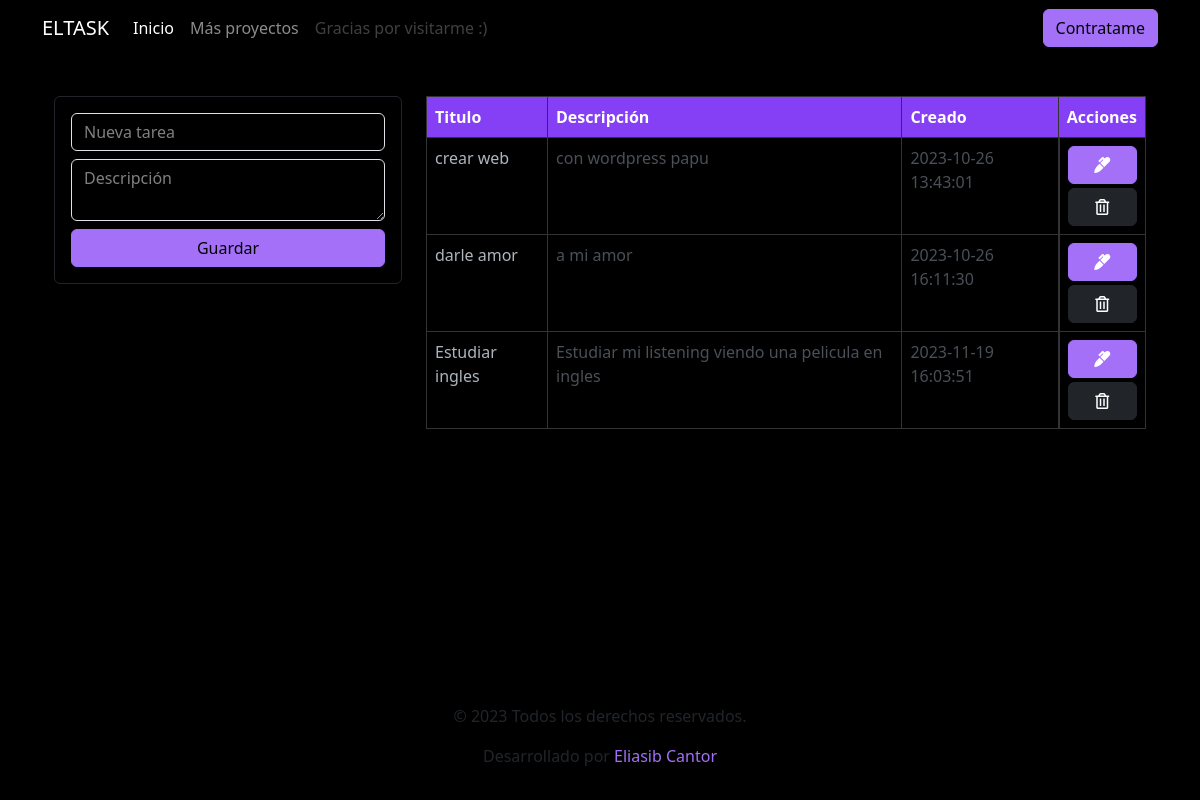
/app.php, run on the app's committed database.
### tables this page shows
CREATE TABLE `task` (
  `id` int(11) PRIMARY KEY NOT NULL,
  `title` varchar(255) NOT NULL,
  `description` text NOT NULL,
  `created_at` timestamp NOT NULL DEFAULT current_timestamp()
);

### app.php (the view, shortened to what this page needs)
<?php include("db.php") ?>
<?php include("includes/header.php") ?>
<div class="container p-4">
    <div class="row">
      <div class="col-md-4">
        <div class="card card-body bg-dark text-light mb-3 border border-warning">
            <form action="save_task.php" method="POST">
                <div class="form-group">
                    <input type="text" name="title" class="form-control bg-dark text-light" placeholder="Nueva tarea" autofocus>
                </div>
                <div class="form-group mt-2">
                 <textarea name="description" id="" rows="2" class="form-control bg-dark text-light" placeholder="Descripción"></textarea>
                </div>
                <input type="submit" class="btn btn-secondary  w-100 mt-2" name="save_task" value="Guardar">
            </form>
        </div>
      </div>
      <div class="col-md-8 mb-5">
          <table class="table table-dark table-bordered custom-table">
            <thead>
              <tr>
                <th class="bg-success">Titulo</th>
                <th class="bg-success">Descripción</th>
                <th class="bg-success">Creado</th>
                <th class="bg-success">Acciones</th>
              </tr>
              <tbody>
                <?php
                  $query = "SELECT * FROM task";
                  $result_tasks = mysqli_query($conn, $query);
                  while($row = mysqli_fetch_array($result_tasks)) { ?>
                      <tr>
                        <td class="text-waro"><?php echo $row['title'] ?></td>
                        <td class="text-war"><?php echo $row['description'] ?></td>
                        <td class="text-war"><?php echo $row['created_at'] ?></td>
                        <td class="d-flex flex-column">
                          <a href="edit.php?id=<?php echo $row['id']?>" class="btn btn-secondary mb-1">
                          <i class="fas fa-marker text-white"></i>
                        </a>
                          <a href="delete_task.php?id=<?php echo $row['id']?>" class="btn btn-warning">
                          <i class="far fa-trash-alt"></i>
                        </a>
                        </td>
                      </tr>
                  <?php } ?>
              </tbody>
            </thead>
          </table>
    </div>
</div>
<?php include("includes/footer.php") ?>

### includes/header.php (shortened to what this page needs)
<!DOCTYPE html>
<html lang="en">
<head>
    <link
      rel="stylesheet"
      href="./scss/custom.css"
    />
    <link href="https://cdnjs.cloudflare.com/ajax/libs/font-awesome/5.10.0/css/all.min.css" rel="stylesheet">
</head>
<body class="bg-info">
<nav class="navbar navbar-expand-lg bg-info navbar-dark mb-3">
  <div class="container-fluid container text-light">
    <a class="navbar-brand" href="app.php">ELTASK</a>
    <div class="collapse navbar-collapse" id="navbarSupportedContent">
      <ul class="navbar-nav me-auto mb-2 mb-lg-0">
        <li class="nav-item">
          <a class="nav-link active" aria-current="page" href="index.php">Inicio</a>
        </li>
        <li class="nav-item">
          <a class="nav-link" href="https://eliasib.netlify.app/"  target="_BLANK">Más proyectos</a>
        </li>
        <li class="nav-item">
          <a class="nav-link disabled" aria-disabled="true">Gracias por visitarme :)</a>
        </li>
      </ul>
        <a class="btn btn-secondary" type="submit" href="https://api.whatsapp.com/send?phone=573219591377&text=Hello!%20I%20am%20interested%20in%20your%20services.%F0%9F%98%8A" target="_BLANK">Contratame</a>
    </div>
  </div>
</nav>

### includes/footer.php (shortened to what this page needs)
<footer class="bg-dark text-warning py-3 mt-3 fixed-bottom" >
    <div class="container text-center">
        <p>&copy; 2023 Todos los derechos reservados.</p>
        <p>Desarrollado por <a href="https://www.tudesarrollador.com" target="_blank" class="text-secondary text-decoration-none">Eliasib Cantor</a></p>
    </div>
</footer>
</body>
</html>

### app.php (style rules this page uses)
::placeholder { color: #ffffff; opacity: 1; }
.bg-dark ::placeholder { color: rgba(255, 255, 255, 0.5); }

### data on the page
task: title "crear web", description "con wordpress papu", created_at "2023-10-26 13:43:01"
task: title "darle amor", description "a mi amor", created_at "2023-10-26 16:11:30"
task: title "Estudiar ingles", description "Estudiar mi listening viendo una pelicula en ingles", created_at "2023-11-19 16:03:51"
